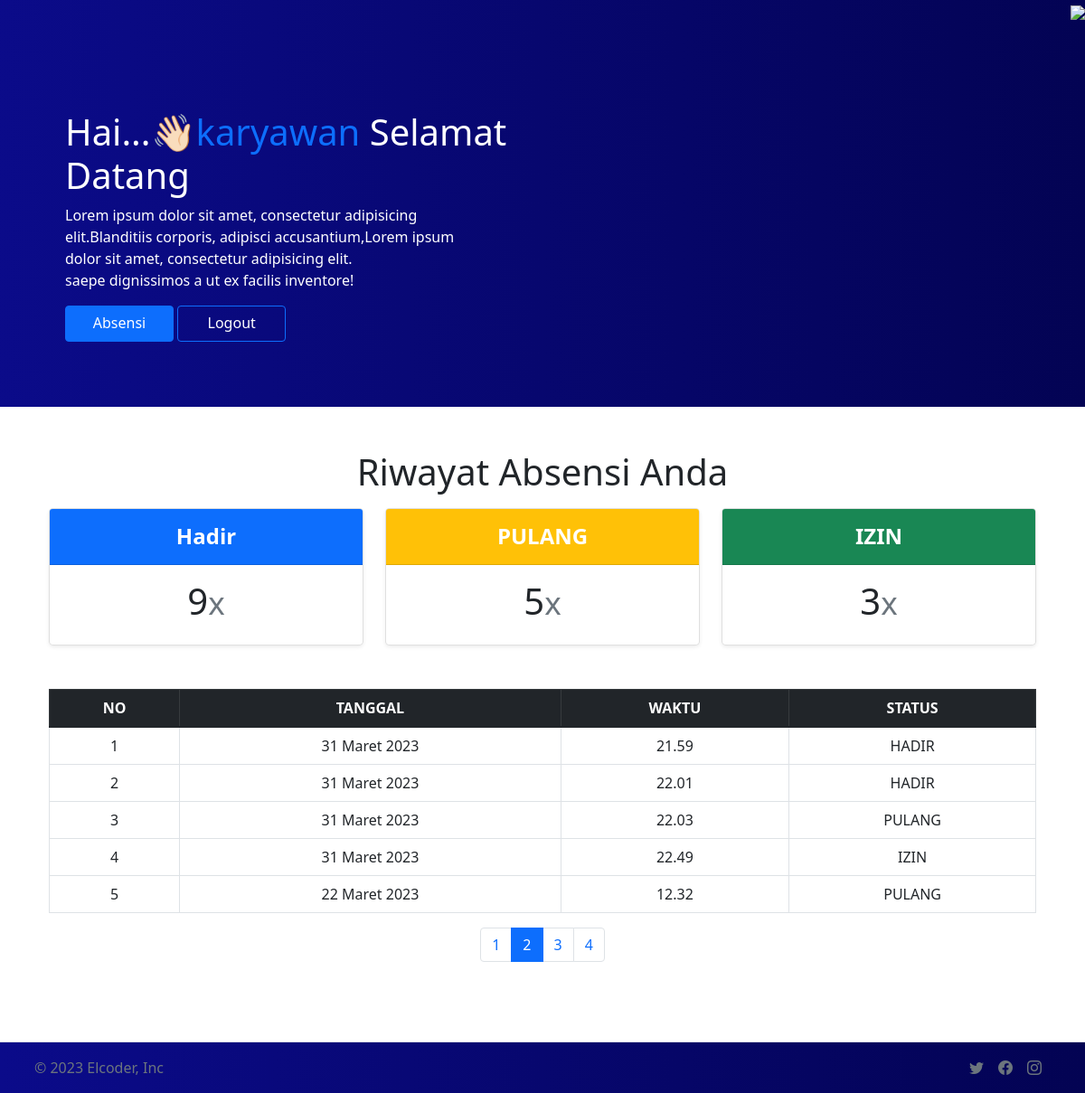
The app's page /akun?page=2 (signed in) with its own data.
### absenapp/models.py (models this page shows, shortened)
class absenModel(models.Model):
    pegawai     =models.ForeignKey(profil, on_delete=models.DO_NOTHING)
    tgl         =models.DateField(auto_now_add=True)
    waktu       =models.TimeField(auto_now_add=True)
    absen=(
        ('HADIR','HADIR'),
        ('IZIN','IZIN'),
        ('PULANG','PULANG'),
    )
    status      =models.CharField(choices=absen, max_length=50, default='HADIR')
    ket         =models.TextField(null=True, blank=True)

### absen/views.py (the view)
# urls.py: path('akun',views.akun, name='akun'),
def akun(request):
    if request.user.is_active:
        profile=profil.objects.get(nama=request.user)
        datas= absenModel.objects.filter(pegawai=profile)
        jh=0
        ji=0
        jp=0
        for jlh in datas:
            if jlh.status == 'HADIR': #jika status absennya hadir maka variabel inisialisasi kita jumlahkan
                jh += 1
            elif jlh.status == 'IZIN':
                ji += 1
            elif jlh.status == 'PULANG':
                jp += 1
            else:
                pass
        data = datas.order_by('-tgl')
        hal = Paginator(data,5)
        hal_list = request.GET.get('page')
        datas = hal.get_page(hal_list)
    else:
        return redirect('absen:login')
    context = {
        'datas':datas,
        'jlh_hadir':jh,
        'jlh_izin':ji,
        'jlh_pulang':jp,
    }
    return render(request,'akun.html',context)

### templates/akun.html (shortened to what this page needs)
{%load static%}
<!doctype html>
<html lang="en">
  <head>
    <link href="{%static 'css/bootstrap.css'%}" rel="stylesheet">
    <link rel="stylesheet" href="https://cdn.jsdelivr.net/npm/bootstrap-icons@1.10.3/font/bootstrap-icons.css">
  </head>
  <body>
    <div class="row" style="background-image: linear-gradient(to right,  rgb(11, 11, 138),rgb(3, 3, 83));">
      <div class="col-6">
        <div class="container text-white pt-4" style="height: 450px;">
          <div class="head ps-5 pt-5" style="margin: 50px auto;" >
            <h1 class=""> Hai...👋🏻<a class="text-primary" href="/" style="text-decoration: none;">{{user}}</a> Selamat Datang</h1>
            <p class="pe-5">Lorem ipsum dolor sit amet, consectetur adipisicing elit.Blanditiis corporis, adipisci
              accusantium,Lorem ipsum dolor sit amet, consectetur adipisicing elit. <br>
              saepe dignissimos a ut ex facilis inventore!</p>
            <a href="{%url 'absen:absen'%} " class="btn btn-primary" style="height: 40px; width: 120px;"> Absensi </a>
            <a href="{% url 'absen:logout'%}" class="btn btn-outline-primary text-white"  style="height: 40px; width: 120px;"> Logout </a>
          </div>
        </div>
      </div>
      <div class="col-6 d-flex justify-content-end">
        <div class="">
          <img src="{%static 'img/header.png'%}" width="380px" class="">
        </div>
      </div>
    </div>
    <div class="container py-5 text-center container">
      <h1 class="fw-light">Riwayat Absensi Anda</h1>
      <div class="container mt-3">
        <div class="row row-cols-1 row-cols-md-3 mb-3 text-center">
          <div class="col">
            <div class="card mb-4 rounded-3 shadow-sm">
              <div class="card-header py-3  bg-primary">
                <h4 class="my-0 fw-bold text-white">Hadir</h4>
              </div>
              <div class="card-body">
                <h1 class="card-title pricing-card-title">{{jlh_hadir}}<small class="text-muted fw-light">x</small></h1>
              </div>
            </div>
          </div>
          <div class="col">
            <div class="card mb-4 rounded-3 shadow-sm">
              <div class="card-header py-3  bg-warning">
                <h4 class="my-0 fw-bold text-white">PULANG</h4>
              </div>
              <div class="card-body">
                <h1 class="card-title pricing-card-title">{{jlh_pulang}}<small class="text-muted fw-light">x</small></h1>
              </div>
            </div>
          </div>
          <div class="col">
            <div class="card mb-4 rounded-3 shadow-sm">
              <div class="card-header py-3  bg-success">
                <h4 class="my-0 fw-bold text-white">IZIN</h4>
              </div>
              <div class="card-body">
                <h1 class="card-title pricing-card-title">{{jlh_izin}}<small class="text-muted fw-light">x</small></h1>
              </div>
            </div>
          </div>
        </div>
      </div>
      <div class="container mt-4">
        <table class="table table-bordered align-middle able-responsive">
          <thead class="table-dark">
            <tr>
              <th>NO</th>
              <th>TANGGAL</th>
              <th>WAKTU</th>
              <th>STATUS</th>
            </tr>
          </thead>
          <tbody>
            {%for data in datas.object_list%}
            <tr>
              <td>{{forloop.counter}}</td>
              <td>{{data.tgl}}</td>
              <td>{{data.waktu}}</td>
              <td>{{data.status}}</td>
            </tr>
            {%endfor%}
          </tbody>
        </table>
        <nav aria-label="Page navigation example">
          <ul class="pagination justify-content-center">
            {%for data in datas.paginator.page_range%}
              {%if datas.number == data %}
              <li class="page-item active">
                <a class="page-link" href="{%url 'akun'%}?page={{data}}">{{data}}</a>
              </li>
              {%else%}
              <li class="page-item">
                <a class="page-link" href="{%url 'akun'%}?page={{data}}">{{data}}</a>
              </li>
              {%endif%}
            {%endfor%}
          </ul>
        </nav>
      </div>
    </div>
    <footer class="d-flex flex-wrap justify-content-between align-items-center py-3 mt-4 border-top text-white" style="background-image: linear-gradient(to right,  rgb(11, 11, 138),rgb(3, 3, 83));">
      <div class="col-md-4 d-flex align-items-center">
        <a href="/" class="mb-3 me-2 mb-md-0 text-muted text-decoration-none lh-1">
          <svg class="bi" width="30" height="24"><use xlink:href="#bootstrap"></use></svg>
        </a>
        <span class="text-muted">© 2023 Elcoder, Inc</span>
      </div>
      <ul class="nav col-md-4 justify-content-end list-unstyled d-flex me-5 ">
        <li class="ms-3"><a class="text-muted" href="#"><i width="24" height="24" class="bi bi-twitter"></i></a></li>
        <li class="ms-3"><a class="text-muted" href="#"><i width="24" height="24" class="bi bi-facebook"></i></a></li>
        <li class="ms-3"><a class="text-muted" href="#"><i width="24" height="24" class="bi bi-instagram"></i></a></li>
      </ul>
    </footer>
  </body>
</html>

### records on screen
absenModel: tgl "31 Maret 2023", waktu "21.59", status "HADIR"
absenModel: tgl "31 Maret 2023", waktu "22.01", status "HADIR"
absenModel: tgl "31 Maret 2023", waktu "22.03", status "PULANG"
absenModel: tgl "31 Maret 2023", waktu "22.49", status "IZIN"
absenModel: tgl "22 Maret 2023", waktu "12.32", status "PULANG"

### other values on screen
{{ user }} "karyawan"
{{ jlh_hadir }} "9"
{{ jlh_pulang }} "5"
{{ jlh_izin }} "3"
{{ data }} "1" "3" "4"
{{ data }} "2"
